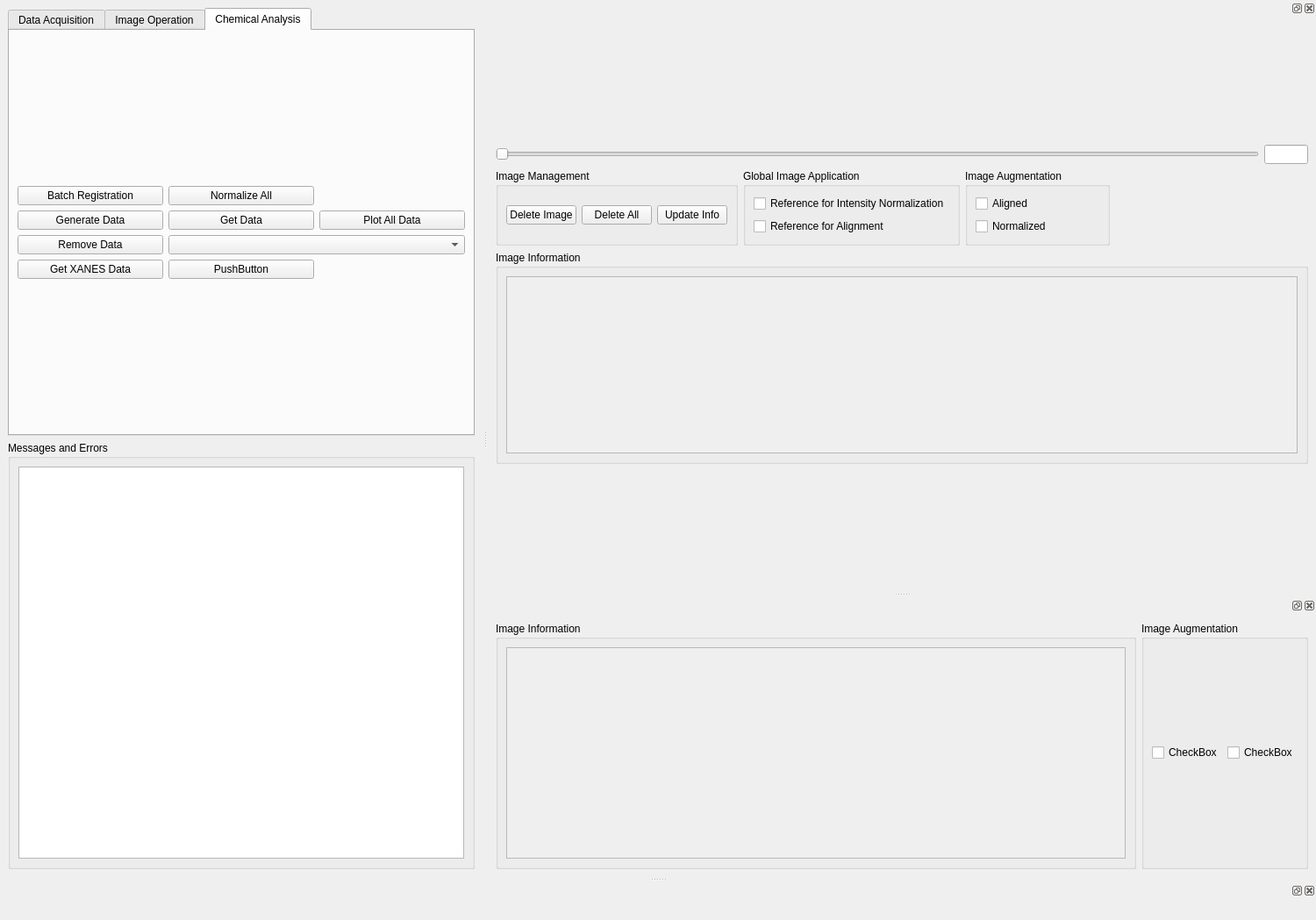
<?xml version="1.0" encoding="UTF-8"?>
<ui version="4.0">
 <class>MainWindow</class>
 <widget class="QMainWindow" name="MainWindow">
  <property name="geometry">
   <rect>
    <x>0</x>
    <y>0</y>
    <width>1500</width>
    <height>1049</height>
   </rect>
  </property>
  <property name="sizePolicy">
   <sizepolicy hsizetype="Minimum" vsizetype="MinimumExpanding">
    <horstretch>0</horstretch>
    <verstretch>0</verstretch>
   </sizepolicy>
  </property>
  <property name="minimumSize">
   <size>
    <width>1500</width>
    <height>1000</height>
   </size>
  </property>
  <property name="maximumSize">
   <size>
    <width>16777215</width>
    <height>16777215</height>
   </size>
  </property>
  <property name="windowTitle">
   <string>MainWindow</string>
  </property>
  <widget class="QWidget" name="centralwidget">
   <property name="sizePolicy">
    <sizepolicy hsizetype="Maximum" vsizetype="MinimumExpanding">
     <horstretch>0</horstretch>
     <verstretch>0</verstretch>
    </sizepolicy>
   </property>
   <property name="minimumSize">
    <size>
     <width>0</width>
     <height>500</height>
    </size>
   </property>
   <property name="maximumSize">
    <size>
     <width>550</width>
     <height>1000</height>
    </size>
   </property>
   <layout class="QVBoxLayout" name="verticalLayout_2">
    <item>
     <layout class="QVBoxLayout" name="verticalLayout">
      <property name="spacing">
       <number>0</number>
      </property>
      <property name="sizeConstraint">
       <enum>QLayout::SetMaximumSize</enum>
      </property>
      <property name="leftMargin">
       <number>0</number>
      </property>
      <item>
       <widget class="QTabWidget" name="tabWidget">
        <property name="currentIndex">
         <number>2</number>
        </property>
        <widget class="QWidget" name="tab">
         <property name="enabled">
          <bool>true</bool>
         </property>
         <attribute name="title">
          <string>Data Acquisition</string>
         </attribute>
         <layout class="QVBoxLayout" name="verticalLayout_3">
          <item>
           <layout class="QGridLayout" name="gridLayout">
            <item row="0" column="0">
             <widget class="QPushButton" name="pushButton">
              <property name="text">
               <string>Choose Directory</string>
              </property>
             </widget>
            </item>
            <item row="2" column="0">
             <widget class="QPushButton" name="pushButton_3">
              <property name="text">
               <string>Make h5 from File</string>
              </property>
             </widget>
            </item>
            <item row="1" column="1">
             <widget class="QLineEdit" name="lineEdit_2"/>
            </item>
            <item row="3" column="1">
             <widget class="QLineEdit" name="lineEdit_4"/>
            </item>
            <item row="0" column="1">
             <widget class="QLineEdit" name="lineEdit"/>
            </item>
            <item row="3" column="0">
             <widget class="QPushButton" name="pushButton_4">
              <property name="text">
               <string>Choose json File</string>
              </property>
             </widget>
            </item>
            <item row="2" column="1">
             <widget class="QLineEdit" name="lineEdit_3"/>
            </item>
            <item row="1" column="0">
             <widget class="QPushButton" name="pushButton_2">
              <property name="text">
               <string>Make h5 from Input</string>
              </property>
             </widget>
            </item>
            <item row="4" column="0">
             <widget class="QPushButton" name="pushButton_5">
              <property name="text">
               <string>Fit h5 File</string>
              </property>
             </widget>
            </item>
            <item row="4" column="1">
             <widget class="QLineEdit" name="lineEdit_5"/>
            </item>
           </layout>
          </item>
         </layout>
        </widget>
        <widget class="QWidget" name="tab_2">
         <attribute name="title">
          <string>Image Operation</string>
         </attribute>
         <layout class="QGridLayout" name="gridLayout_3">
          <item row="0" column="0">
           <layout class="QGridLayout" name="gridLayout_2">
            <item row="2" column="1" colspan="2">
             <widget class="QLineEdit" name="lineEdit_7"/>
            </item>
            <item row="3" column="0">
             <widget class="QPushButton" name="pushButton_7">
              <property name="sizePolicy">
               <sizepolicy hsizetype="Fixed" vsizetype="Fixed">
                <horstretch>0</horstretch>
                <verstretch>0</verstretch>
               </sizepolicy>
              </property>
              <property name="maximumSize">
               <size>
                <width>150</width>
                <height>16777215</height>
               </size>
              </property>
              <property name="text">
               <string>Images Directory</string>
              </property>
             </widget>
            </item>
            <item row="3" column="2">
             <widget class="QPushButton" name="pushButton_11">
              <property name="text">
               <string>Plot Images</string>
              </property>
             </widget>
            </item>
            <item row="0" column="1">
             <widget class="QLineEdit" name="lineEdit_6"/>
            </item>
            <item row="1" column="1">
             <widget class="QLineEdit" name="lineEdit_12"/>
            </item>
            <item row="2" column="0">
             <widget class="QPushButton" name="pushButton_8">
              <property name="text">
               <string>Choose Normalized</string>
              </property>
             </widget>
            </item>
            <item row="1" column="0">
             <widget class="QPushButton" name="pushButton_13">
              <property name="text">
               <string>Choose Reference</string>
              </property>
             </widget>
            </item>
            <item row="0" column="2">
             <widget class="QPushButton" name="pushButton_9">
              <property name="text">
               <string>Plot Image</string>
              </property>
             </widget>
            </item>
            <item row="3" column="1">
             <widget class="QLineEdit" name="lineEdit_8"/>
            </item>
            <item row="0" column="0">
             <widget class="QPushButton" name="pushButton_6">
              <property name="sizePolicy">
               <sizepolicy hsizetype="Minimum" vsizetype="Fixed">
                <horstretch>0</horstretch>
                <verstretch>0</verstretch>
               </sizepolicy>
              </property>
              <property name="text">
               <string>Choose Image</string>
              </property>
             </widget>
            </item>
            <item row="1" column="2">
             <widget class="QPushButton" name="pushButton_14">
              <property name="text">
               <string>Plot Reference</string>
              </property>
             </widget>
            </item>
           </layout>
          </item>
         </layout>
        </widget>
        <widget class="QWidget" name="tab_3">
         <attribute name="title">
          <string>Chemical Analysis</string>
         </attribute>
         <layout class="QGridLayout" name="gridLayout_10">
          <item row="0" column="0">
           <layout class="QGridLayout" name="gridLayout_9">
            <item row="0" column="0">
             <widget class="QPushButton" name="pushButton_19">
              <property name="text">
               <string>Batch Registration</string>
              </property>
             </widget>
            </item>
            <item row="0" column="1">
             <widget class="QPushButton" name="pushButton_12">
              <property name="text">
               <string>Normalize All</string>
              </property>
             </widget>
            </item>
            <item row="2" column="0">
             <widget class="QPushButton" name="pushButton_17">
              <property name="text">
               <string>Remove Data</string>
              </property>
             </widget>
            </item>
            <item row="2" column="1" colspan="2">
             <widget class="QComboBox" name="comboBox"/>
            </item>
            <item row="1" column="2">
             <widget class="QPushButton" name="pushButton_25">
              <property name="text">
               <string>Plot All Data</string>
              </property>
             </widget>
            </item>
            <item row="1" column="1">
             <widget class="QPushButton" name="pushButton_15">
              <property name="text">
               <string>Get Data</string>
              </property>
             </widget>
            </item>
            <item row="1" column="0">
             <widget class="QPushButton" name="pushButton_20">
              <property name="text">
               <string>Generate Data</string>
              </property>
             </widget>
            </item>
            <item row="3" column="0">
             <widget class="QPushButton" name="pushButton_16">
              <property name="text">
               <string>Get XANES Data</string>
              </property>
             </widget>
            </item>
            <item row="3" column="1">
             <widget class="QPushButton" name="pushButton_18">
              <property name="text">
               <string>PushButton</string>
              </property>
             </widget>
            </item>
           </layout>
          </item>
         </layout>
        </widget>
       </widget>
      </item>
     </layout>
    </item>
    <item>
     <widget class="QGroupBox" name="groupBox">
      <property name="sizePolicy">
       <sizepolicy hsizetype="Fixed" vsizetype="MinimumExpanding">
        <horstretch>0</horstretch>
        <verstretch>0</verstretch>
       </sizepolicy>
      </property>
      <property name="minimumSize">
       <size>
        <width>0</width>
        <height>150</height>
       </size>
      </property>
      <property name="maximumSize">
       <size>
        <width>550</width>
        <height>15000</height>
       </size>
      </property>
      <property name="title">
       <string>Messages and Errors</string>
      </property>
      <layout class="QVBoxLayout" name="verticalLayout_8">
       <item>
        <widget class="QTextEdit" name="textEdit">
         <property name="sizePolicy">
          <sizepolicy hsizetype="Maximum" vsizetype="MinimumExpanding">
           <horstretch>0</horstretch>
           <verstretch>0</verstretch>
          </sizepolicy>
         </property>
         <property name="maximumSize">
          <size>
           <width>550</width>
           <height>16777215</height>
          </size>
         </property>
        </widget>
       </item>
      </layout>
     </widget>
    </item>
   </layout>
  </widget>
  <widget class="QDockWidget" name="dockWidget">
   <property name="sizePolicy">
    <sizepolicy hsizetype="MinimumExpanding" vsizetype="MinimumExpanding">
     <horstretch>0</horstretch>
     <verstretch>0</verstretch>
    </sizepolicy>
   </property>
   <property name="minimumSize">
    <size>
     <width>500</width>
     <height>281</height>
    </size>
   </property>
   <attribute name="dockWidgetArea">
    <number>2</number>
   </attribute>
   <widget class="QWidget" name="dockWidgetContents">
    <property name="sizePolicy">
     <sizepolicy hsizetype="Minimum" vsizetype="Minimum">
      <horstretch>0</horstretch>
      <verstretch>0</verstretch>
     </sizepolicy>
    </property>
    <property name="minimumSize">
     <size>
      <width>500</width>
      <height>250</height>
     </size>
    </property>
    <layout class="QVBoxLayout" name="verticalLayout_5">
     <item>
      <layout class="QVBoxLayout" name="verticalLayout_4">
       <item>
        <layout class="QGridLayout" name="gridLayout_8">
         <item row="0" column="0">
          <layout class="QGridLayout" name="gridLayout_11">
           <item row="0" column="4">
            <widget class="QLineEdit" name="lineEdit_9">
             <property name="sizePolicy">
              <sizepolicy hsizetype="Fixed" vsizetype="Fixed">
               <horstretch>0</horstretch>
               <verstretch>0</verstretch>
              </sizepolicy>
             </property>
             <property name="maximumSize">
              <size>
               <width>50</width>
               <height>16777215</height>
              </size>
             </property>
            </widget>
           </item>
           <item row="0" column="0" colspan="4">
            <widget class="QSlider" name="horizontalSlider">
             <property name="orientation">
              <enum>Qt::Horizontal</enum>
             </property>
            </widget>
           </item>
           <item row="2" column="0">
            <widget class="QGroupBox" name="groupBox_6">
             <property name="title">
              <string>Image Management</string>
             </property>
             <layout class="QGridLayout" name="gridLayout_13">
              <item row="0" column="0">
               <layout class="QGridLayout" name="gridLayout_12">
                <item row="0" column="1">
                 <widget class="QPushButton" name="pushButton_22">
                  <property name="text">
                   <string>Delete All</string>
                  </property>
                 </widget>
                </item>
                <item row="0" column="0">
                 <widget class="QPushButton" name="pushButton_21">
                  <property name="text">
                   <string>Delete Image</string>
                  </property>
                 </widget>
                </item>
                <item row="0" column="2">
                 <widget class="QPushButton" name="pushButton_10">
                  <property name="text">
                   <string>Update Info</string>
                  </property>
                 </widget>
                </item>
               </layout>
              </item>
             </layout>
            </widget>
           </item>
           <item row="2" column="1">
            <widget class="QGroupBox" name="groupBox_8">
             <property name="title">
              <string>Global Image Application</string>
             </property>
             <layout class="QGridLayout" name="gridLayout_17">
              <item row="0" column="0">
               <layout class="QGridLayout" name="gridLayout_16">
                <item row="0" column="0">
                 <widget class="QCheckBox" name="checkBox_6">
                  <property name="text">
                   <string>Reference for Intensity Normalization</string>
                  </property>
                 </widget>
                </item>
                <item row="1" column="0">
                 <widget class="QCheckBox" name="checkBox_5">
                  <property name="sizePolicy">
                   <sizepolicy hsizetype="Fixed" vsizetype="Fixed">
                    <horstretch>0</horstretch>
                    <verstretch>0</verstretch>
                   </sizepolicy>
                  </property>
                  <property name="text">
                   <string>Reference for Alignment</string>
                  </property>
                 </widget>
                </item>
               </layout>
              </item>
             </layout>
            </widget>
           </item>
           <item row="2" column="2">
            <widget class="QGroupBox" name="groupBox_3">
             <property name="sizePolicy">
              <sizepolicy hsizetype="Preferred" vsizetype="Maximum">
               <horstretch>0</horstretch>
               <verstretch>0</verstretch>
              </sizepolicy>
             </property>
             <property name="title">
              <string>Image Augmentation</string>
             </property>
             <layout class="QGridLayout" name="gridLayout_5">
              <item row="1" column="1">
               <layout class="QGridLayout" name="gridLayout_4">
                <item row="0" column="0">
                 <widget class="QCheckBox" name="checkBox">
                  <property name="text">
                   <string>Aligned</string>
                  </property>
                 </widget>
                </item>
                <item row="1" column="0">
                 <widget class="QCheckBox" name="checkBox_2">
                  <property name="text">
                   <string>Normalized</string>
                  </property>
                 </widget>
                </item>
               </layout>
              </item>
             </layout>
            </widget>
           </item>
          </layout>
         </item>
        </layout>
       </item>
       <item>
        <layout class="QHBoxLayout" name="horizontalLayout_2">
         <item>
          <widget class="QGroupBox" name="groupBox_2">
           <property name="sizePolicy">
            <sizepolicy hsizetype="Preferred" vsizetype="Maximum">
             <horstretch>0</horstretch>
             <verstretch>0</verstretch>
            </sizepolicy>
           </property>
           <property name="maximumSize">
            <size>
             <width>16777215</width>
             <height>250</height>
            </size>
           </property>
           <property name="title">
            <string>Image Information</string>
           </property>
           <layout class="QVBoxLayout" name="verticalLayout_11">
            <item>
             <layout class="QVBoxLayout" name="verticalLayout_10">
              <item>
               <widget class="QScrollArea" name="scrollArea">
                <property name="widgetResizable">
                 <bool>true</bool>
                </property>
                <widget class="QWidget" name="scrollAreaWidgetContents">
                 <property name="geometry">
                  <rect>
                   <x>0</x>
                   <y>0</y>
                   <width>937</width>
                   <height>199</height>
                  </rect>
                 </property>
                 <layout class="QVBoxLayout" name="verticalLayout_13">
                  <item>
                   <layout class="QVBoxLayout" name="verticalLayout_12">
                    <item>
                     <widget class="QLabel" name="label">
                      <property name="enabled">
                       <bool>true</bool>
                      </property>
                      <property name="sizePolicy">
                       <sizepolicy hsizetype="Preferred" vsizetype="Fixed">
                        <horstretch>0</horstretch>
                        <verstretch>0</verstretch>
                       </sizepolicy>
                      </property>
                      <property name="maximumSize">
                       <size>
                        <width>16777215</width>
                        <height>20</height>
                       </size>
                      </property>
                      <property name="text">
                       <string/>
                      </property>
                     </widget>
                    </item>
                    <item>
                     <widget class="QLabel" name="label_2">
                      <property name="sizePolicy">
                       <sizepolicy hsizetype="Preferred" vsizetype="Fixed">
                        <horstretch>0</horstretch>
                        <verstretch>0</verstretch>
                       </sizepolicy>
                      </property>
                      <property name="maximumSize">
                       <size>
                        <width>16777215</width>
                        <height>20</height>
                       </size>
                      </property>
                      <property name="text">
                       <string/>
                      </property>
                     </widget>
                    </item>
                    <item>
                     <widget class="QLabel" name="label_3">
                      <property name="sizePolicy">
                       <sizepolicy hsizetype="Preferred" vsizetype="Maximum">
                        <horstretch>0</horstretch>
                        <verstretch>0</verstretch>
                       </sizepolicy>
                      </property>
                      <property name="maximumSize">
                       <size>
                        <width>16777215</width>
                        <height>20</height>
                       </size>
                      </property>
                      <property name="text">
                       <string/>
                      </property>
                     </widget>
                    </item>
                    <item>
                     <widget class="QLabel" name="label_4">
                      <property name="sizePolicy">
                       <sizepolicy hsizetype="Preferred" vsizetype="Fixed">
                        <horstretch>0</horstretch>
                        <verstretch>0</verstretch>
                       </sizepolicy>
                      </property>
                      <property name="maximumSize">
                       <size>
                        <width>16777215</width>
                        <height>20</height>
                       </size>
                      </property>
                      <property name="text">
                       <string/>
                      </property>
                     </widget>
                    </item>
                    <item>
                     <widget class="QLabel" name="label_5">
                      <property name="text">
                       <string/>
                      </property>
                     </widget>
                    </item>
                   </layout>
                  </item>
                 </layout>
                </widget>
               </widget>
              </item>
             </layout>
            </item>
           </layout>
          </widget>
         </item>
        </layout>
       </item>
      </layout>
     </item>
    </layout>
   </widget>
  </widget>
  <widget class="QDockWidget" name="dockWidget_4">
   <attribute name="dockWidgetArea">
    <number>2</number>
   </attribute>
   <widget class="QWidget" name="dockWidgetContents_4">
    <layout class="QVBoxLayout" name="verticalLayout_7">
     <item>
      <layout class="QVBoxLayout" name="verticalLayout_6">
       <item>
        <layout class="QHBoxLayout" name="horizontalLayout_3">
         <item>
          <widget class="QGroupBox" name="groupBox_4">
           <property name="title">
            <string>Image Information</string>
           </property>
           <layout class="QVBoxLayout" name="verticalLayout_14">
            <item>
             <layout class="QVBoxLayout" name="verticalLayout_9">
              <item>
               <widget class="QScrollArea" name="scrollArea_2">
                <property name="widgetResizable">
                 <bool>true</bool>
                </property>
                <widget class="QWidget" name="scrollAreaWidgetContents_2">
                 <property name="geometry">
                  <rect>
                   <x>0</x>
                   <y>0</y>
                   <width>687</width>
                   <height>224</height>
                  </rect>
                 </property>
                 <layout class="QVBoxLayout" name="verticalLayout_16">
                  <item>
                   <layout class="QVBoxLayout" name="verticalLayout_15"/>
                  </item>
                 </layout>
                </widget>
               </widget>
              </item>
             </layout>
            </item>
           </layout>
          </widget>
         </item>
         <item>
          <widget class="QGroupBox" name="groupBox_5">
           <property name="title">
            <string>Image Augmentation</string>
           </property>
           <layout class="QGridLayout" name="gridLayout_7">
            <item row="0" column="0">
             <layout class="QGridLayout" name="gridLayout_6">
              <item row="0" column="0">
               <widget class="QCheckBox" name="checkBox_3">
                <property name="text">
                 <string>CheckBox</string>
                </property>
               </widget>
              </item>
              <item row="0" column="1">
               <widget class="QCheckBox" name="checkBox_4">
                <property name="text">
                 <string>CheckBox</string>
                </property>
               </widget>
              </item>
             </layout>
            </item>
           </layout>
          </widget>
         </item>
        </layout>
       </item>
      </layout>
     </item>
    </layout>
   </widget>
  </widget>
  <widget class="QDockWidget" name="dockWidget_2">
   <attribute name="dockWidgetArea">
    <number>8</number>
   </attribute>
   <widget class="QWidget" name="dockWidgetContents_2"/>
  </widget>
 </widget>
 <resources/>
 <connections/>
</ui>
